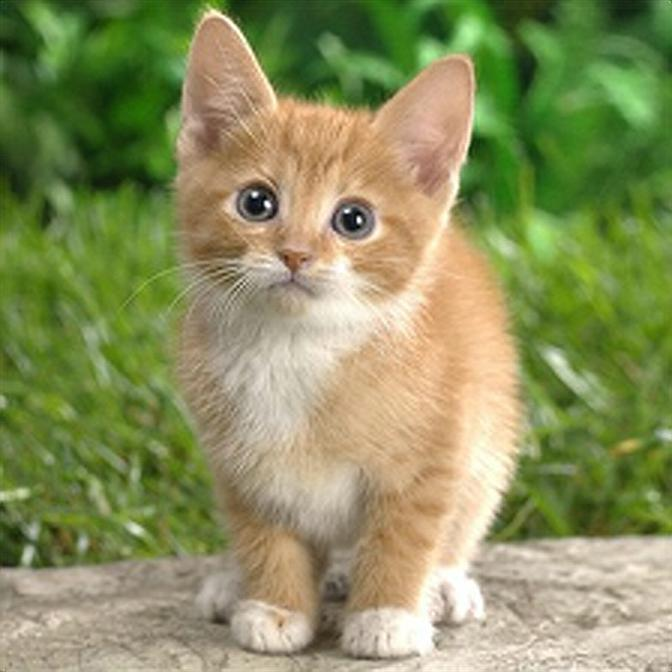
#> input picture xai_img/cat.jpg, 672 x 672 px
$ python compare_saliency.py
#> lines starting #> are read from the running program, lines starting #| are printed output that depends on the picture; after the words box and inside, x2 and y2 are one past the last pixel; in counts of white or black regions, pixels touching at a corner belong together
import numpy as np                                     # numpy per calcoli e salvataggio mappe
from skimage import io, transform, segmentation, color # librerie per elaborazione immagini
import matplotlib.pyplot as plt                        # per visualizzare le immagini
from pathlib import Path                               # per gestire i percorsi dei file

# ---------- parametri ----------
IMAGE_PATH   = "cat.jpg"          # immagine RGB
MAP1_PATH    = "saliency_A.npy"   # mappe saliency shape (H,W) float32
MAP2_PATH    = "saliency_B.npy"
K_FRAC       = 0.05               # top-k = 5 % dei super-pixel
N_SEGMENTS   = 200                # granularità SLIC (200 super-pixel)

# carica saliency (shape H×W)
s1 = np.load(MAP1_PATH)
#> (reads xai_img/saliency_A.npy from the repository)
s2 = np.load(MAP2_PATH)
#> (reads xai_img/saliency_B.npy from the repository)

# ridimensiona l’immagine originale alla stessa forma di saliency
# potrebbe essere più grande o più piccola rispetto alle mappe
img_orig = io.imread(IMAGE_PATH)                               # shape (H0,W0,3)
#> img_orig is the input picture: shape (672, 672, 3); mean R, G, B 138.4, 144.4, 94.3
H, W = s1.shape
img = transform.resize(img_orig, (H, W, img_orig.shape[2]),
                       preserve_range=True).astype(img_orig.dtype)

# ---------- super-pixel SLIC ----------
# SLIC è un algoritmo che raggruppa i pixel vicini e simili di colore in blocchi (detti super-pixel)
segments = segmentation.slic(img, n_segments=N_SEGMENTS, compactness=20, start_label=0) # segmenta l'immagine in super-pixel
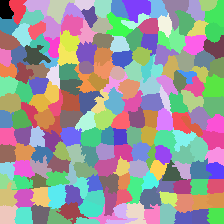
#> segments: shape (224, 224) int64; 195 distinct labels, from 0 to 194; one colour per label, 0 black
# segments è un array 2D di etichette di super-pixel (shape H×W)
n_sp = segments.max() + 1 # numero effettivo di blocchi creati
#> n_sp = 195

# per ogni super-pixel calcola il valore medio di saliency
def sp_mean(saliency):
    out = np.zeros(n_sp, dtype=np.float32) # vettore di lunghezza n_sp
    for sp in range(n_sp):
        mask = segments == sp              # maschera per il super-pixel corrente
        out[sp] = saliency[mask].mean()    # calcola la media della saliency per il super-pixel
    return out

vec1 = sp_mean(s1)    # vettori di lunghezza n_sp
#> the loop in sp_mean, `for sp in range(n_sp):` made 195 passes
#> pass 1, in sp_mean, `mask = segments == sp`:
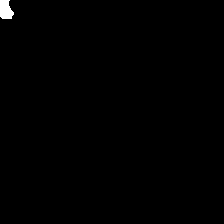
#> mask: shape (224, 224) bool; 0.42% white; 1 white region, box (x1, y1, x2, y2) and area: (0, 0, 14, 19) 210
#> pass 3, in sp_mean, `mask = segments == sp`:
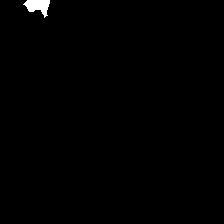
#> mask: shape (224, 224) bool; 0.55% white; 1 white region, box (x1, y1, x2, y2) and area: (23, 0, 50, 18) 278
#> after the loop in sp_mean, `for sp in range(n_sp):`: out = 195 values, max 0.00153 at index 53, min -0.00163 at index 13, mean -4.03e-06
#> vec1 has the same summary as out in sp_mean
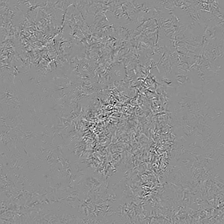
#> s1: shape (224, 224) float64; min -0.117, max 0.0923, mean -5.31e-06; drawn with min black and max white
vec2 = sp_mean(s2)
#> vec2 = 195 values, max 0.0113 at index 52, min 0.00116 at index 60, mean 0.00403
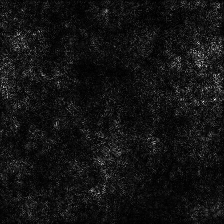
#> s2: shape (224, 224) float32; min 4.33e-05, max 0.0536, mean 0.00407; drawn with min black and max white

# ---------- metriche ----------
def topk_idx(v, k): return np.argsort(np.abs(v))[-k:][::-1] # trova gli indici dei k valori assoluti più grandi in v

# calcola le metriche di disaccordo tra i due vettori di saliency

# feature_disagreement: disaccordo tra i super-pixel con saliency più alta (Conta la frazione di super-pixel tra i più importanti che non coincidono)
def feature_disagreement(a,b,k):
    A,B = set(topk_idx(a,k)), set(topk_idx(b,k))
    return 1 - len(A & B)/k

# sign_disagreement: disaccordo tra i super-pixel con saliency più alta, considerando il segno (penalizza anche le differenze di segno)
def sign_disagreement(a,b,k):
    A,B = set(topk_idx(a,k)), set(topk_idx(b,k))
    overlap = A & B
    mismatch = sum(np.sign(a[i])!=np.sign(b[i]) for i in overlap)
    return (k - len(overlap) + mismatch)/k

# euclidean: distanza euclidea tra i due vettori di saliency normalizzati (Misura la distanza globale in uno spazio a n_sp dimensioni)
def euclidean(a,b):
    a,b = a/np.linalg.norm(a), b/np.linalg.norm(b)
    return np.linalg.norm(a-b)

# euclidean_abs: distanza euclidea tra i due vettori di saliency normalizzati, considerando il valore assoluto e ignorando il segno
def euclidean_abs(a,b):
    a,b = np.abs(a), np.abs(b)
    a,b = a/np.linalg.norm(a), b/np.linalg.norm(b)
    return np.linalg.norm(a-b)

# numero di super-pixel da considerare (5 % di n_sp)
k = int(K_FRAC * n_sp)
#> k = 9

# restituiscono un numero da 0 (perfetto accordo) a 1 o 2 (massimo disaccordo)
fd  = feature_disagreement(vec1, vec2, k)
#> fd = 1
sd  = sign_disagreement   (vec1, vec2, k)
#> in sign_disagreement, `overlap = A & B`: overlap = 0 items
#> in sign_disagreement, `mismatch = sum(np.sign(a[i])!=np.sign(b[i]) for i in overlap)`: mismatch = 0
#> sd = 1
euc = euclidean           (vec1, vec2)
#> in euclidean, `a,b = a/np.linalg.norm(a), b/np.linalg.norm(b)`: a = 195 values, max 0.248 at index 53, min -0.265 at index 13, mean -0.000653; b = 195 values, max 0.187 at index 52, min 0.0192 at index 60, mean 0.0669
#> euc = 1.42
eua = euclidean_abs       (vec1, vec2)
#> in euclidean_abs, `a,b = np.abs(a), np.abs(b)`: a = 195 values, max 0.00163 at index 13, min 4.98e-06 at index 44, mean 0.000313; b has the same summary as vec2 outside euclidean_abs
#> in euclidean_abs, `a,b = a/np.linalg.norm(a), b/np.linalg.norm(b)`: a = 195 values, max 0.265 at index 13, min 0.000806 at index 44, mean 0.0507
#> eua = 0.855

print(f"FeatureDisagreement : {fd:.3f}")
#| FeatureDisagreement : 1.000
print(f"SignDisagreement    : {sd:.3f}")
#| SignDisagreement    : 1.000
print(f"Euclidean           : {euc:.3f}")
#| Euclidean           : 1.417
print(f"Euclidean-abs       : {eua:.3f}")
#| Euclidean-abs       : 0.855

# ---------- overlay visivo per intuire le differenze ----------
def overlay(img, sal, title):
    sal_norm = (sal - sal.min())/(np.ptp(sal) + 1e-6)      # normalizza la saliency tra 0 e 1
    heat = plt.cm.jet(sal_norm)[..., :3]                   # Applica la mappa colori “jet” per trasformare ogni numero in un colore (rosso = alto, blu = basso)
    blended = 0.6*color.rgb2gray(img)[...,None] + 0.4*heat # blenda l'immagine originale in scala di grigi con la mappa di calore per far vedere sia la forma sia la rilevanza.
    plt.imshow(blended); plt.axis('off'); plt.title(title)

# visualizza l'immagine originale e le due mappe di saliency
plt.figure(figsize=(12,4))
plt.subplot(1,3,1); plt.imshow(img); plt.axis('off'); plt.title("immagine")
plt.subplot(1,3,2); overlay(img, s1, "saliency A")
#> in overlay, `blended = 0.6*color.rgb2gray(img)[...,None] + 0.4*heat # blenda l'imma..`:
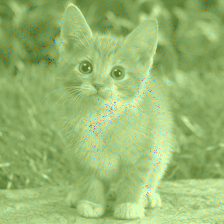
#> blended: shape (224, 224, 3) float64; mean R, G, B 0.597, 0.725, 0.445
plt.subplot(1,3,3); overlay(img, s2, "saliency B")
#> call 2 of overlay, with title = 'saliency B'
#> in overlay (call 2), `blended = 0.6*color.rgb2gray(img)[...,None] + 0.4*heat # blenda l'imma..`:
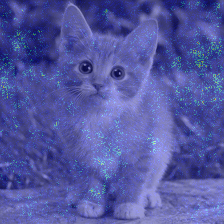
#> blended: shape (224, 224, 3) float64; mean R, G, B 0.328, 0.344, 0.635
plt.tight_layout(); plt.show()
